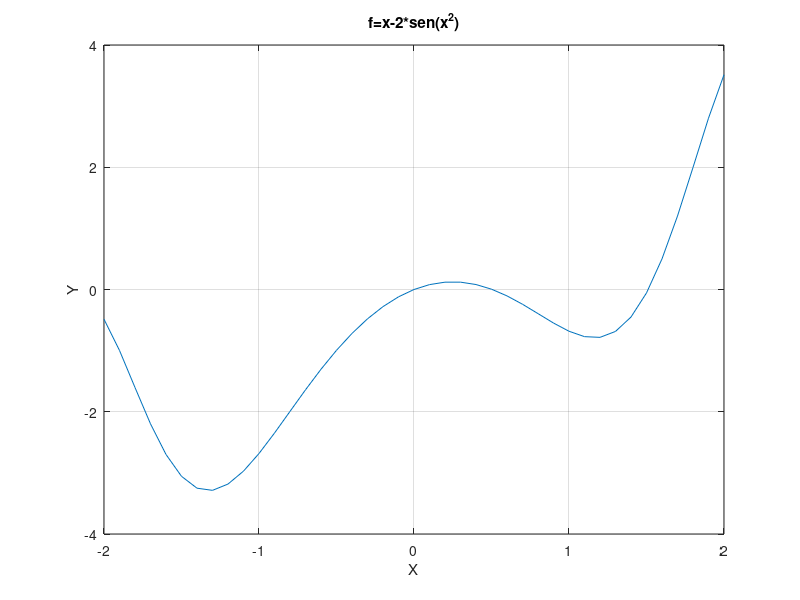

The MATLAB source for this figure: (Note: this script raises an error after producing the figure.)
%funcion f(x)=x - 2sen(x^2) de -2 a 2
% minimos y maximos
%df=1-4xcos(x^2)
x=-2:0.1:2;
f=@(x) x-2*sin(x.^2);
plot(x,f(x));
grid();
ylabel("Y");
xlabel("X");
title("f=x-2*sen(x^2)");

df=@(x) 1-4*x.*cos(x.^2);

valorx=fsolve(df,0);
valorx
valory= f(valor);
%plot(x,df(x),valor,resultado);
valory